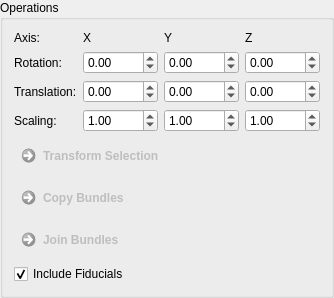
        <widget class="QGroupBox" name="groupBox_4">
         <property name="title">
          <string>Operations</string>
         </property>
         <layout class="QGridLayout" name="gridLayout_11">
          <item row="5" column="0">
           <widget class="QCommandLinkButton" name="m_JoinBundlesButton">
            <property name="enabled">
             <bool>false</bool>
            </property>
            <property name="text">
             <string>Join Bundles</string>
            </property>
            <property name="icon">
             <iconset resource="../../resources/QmitkDiffusionImaging.qrc">
              <normaloff>:/QmitkDiffusionImaging/general_icons/plus.ico</normaloff>:/QmitkDiffusionImaging/general_icons/plus.ico</iconset>
            </property>
           </widget>
          </item>
          <item row="2" column="0">
           <widget class="QFrame" name="frame_4">
            <property name="frameShape">
             <enum>QFrame::NoFrame</enum>
            </property>
            <property name="frameShadow">
             <enum>QFrame::Raised</enum>
            </property>
            <layout class="QGridLayout" name="gridLayout_12">
             <property name="leftMargin">
              <number>0</number>
             </property>
             <property name="topMargin">
              <number>0</number>
             </property>
             <property name="rightMargin">
              <number>0</number>
             </property>
             <property name="bottomMargin">
              <number>0</number>
             </property>
             <item row="1" column="2">
              <widget class="QLabel" name="m_TensorsToDWIBValueLabel_18">
               <property name="toolTip">
                <string/>
               </property>
               <property name="statusTip">
                <string/>
               </property>
               <property name="whatsThis">
                <string/>
               </property>
               <property name="text">
                <string>Y</string>
               </property>
               <property name="wordWrap">
                <bool>false</bool>
               </property>
              </widget>
             </item>
             <item row="2" column="1">
              <widget class="QDoubleSpinBox" name="m_XrotBox">
               <property name="toolTip">
                <string>Rotation angle (in degree) around x-axis.</string>
               </property>
               <property name="minimum">
                <double>-360.000000000000000</double>
               </property>
               <property name="maximum">
                <double>360.000000000000000</double>
               </property>
               <property name="singleStep">
                <double>0.100000000000000</double>
               </property>
              </widget>
             </item>
             <item row="1" column="0">
              <widget class="QLabel" name="m_TensorsToDWIBValueLabel_22">
               <property name="toolTip">
                <string/>
               </property>
               <property name="statusTip">
                <string/>
               </property>
               <property name="whatsThis">
                <string/>
               </property>
               <property name="text">
                <string>Axis:</string>
               </property>
               <property name="wordWrap">
                <bool>false</bool>
               </property>
              </widget>
             </item>
             <item row="2" column="2">
              <widget class="QDoubleSpinBox" name="m_YrotBox">
               <property name="toolTip">
                <string>Rotation angle (in degree) around y-axis.</string>
               </property>
               <property name="minimum">
                <double>-360.000000000000000</double>
               </property>
               <property name="maximum">
                <double>360.000000000000000</double>
               </property>
               <property name="singleStep">
                <double>0.100000000000000</double>
               </property>
              </widget>
             </item>
             <item row="3" column="0">
              <widget class="QLabel" name="m_TensorsToDWIBValueLabel_21">
               <property name="toolTip">
                <string/>
               </property>
               <property name="statusTip">
                <string/>
               </property>
               <property name="whatsThis">
                <string/>
               </property>
               <property name="text">
                <string>Translation:</string>
               </property>
               <property name="wordWrap">
                <bool>false</bool>
               </property>
              </widget>
             </item>
             <item row="3" column="3">
              <widget class="QDoubleSpinBox" name="m_ZtransBox">
               <property name="toolTip">
                <string>Translation (in mm) in direction of the z-axis.</string>
               </property>
               <property name="minimum">
                <double>-1000.000000000000000</double>
               </property>
               <property name="maximum">
                <double>1000.000000000000000</double>
               </property>
               <property name="singleStep">
                <double>0.100000000000000</double>
               </property>
              </widget>
             </item>
             <item row="3" column="2">
              <widget class="QDoubleSpinBox" name="m_YtransBox">
               <property name="toolTip">
                <string>Translation (in mm) in direction of the y-axis.</string>
               </property>
               <property name="minimum">
                <double>-1000.000000000000000</double>
               </property>
               <property name="maximum">
                <double>1000.000000000000000</double>
               </property>
               <property name="singleStep">
                <double>0.100000000000000</double>
               </property>
              </widget>
             </item>
             <item row="1" column="1">
              <widget class="QLabel" name="m_TensorsToDWIBValueLabel_17">
               <property name="toolTip">
                <string/>
               </property>
               <property name="statusTip">
                <string/>
               </property>
               <property name="whatsThis">
                <string/>
               </property>
               <property name="text">
                <string>X</string>
               </property>
               <property name="wordWrap">
                <bool>false</bool>
               </property>
              </widget>
             </item>
             <item row="2" column="0">
              <widget class="QLabel" name="m_TensorsToDWIBValueLabel_20">
               <property name="toolTip">
                <string/>
               </property>
               <property name="statusTip">
                <string/>
               </property>
               <property name="whatsThis">
                <string/>
               </property>
               <property name="text">
                <string>Rotation:</string>
               </property>
               <property name="wordWrap">
                <bool>false</bool>
               </property>
              </widget>
             </item>
             <item row="1" column="3">
              <widget class="QLabel" name="m_TensorsToDWIBValueLabel_19">
               <property name="toolTip">
                <string/>
               </property>
               <property name="statusTip">
                <string/>
               </property>
               <property name="whatsThis">
                <string/>
               </property>
               <property name="text">
                <string>Z</string>
               </property>
               <property name="wordWrap">
                <bool>false</bool>
               </property>
              </widget>
             </item>
             <item row="2" column="3">
              <widget class="QDoubleSpinBox" name="m_ZrotBox">
               <property name="toolTip">
                <string>Rotation angle (in degree) around z-axis.</string>
               </property>
               <property name="minimum">
                <double>-360.000000000000000</double>
               </property>
               <property name="maximum">
                <double>360.000000000000000</double>
               </property>
               <property name="singleStep">
                <double>0.100000000000000</double>
               </property>
              </widget>
             </item>
             <item row="3" column="1">
              <widget class="QDoubleSpinBox" name="m_XtransBox">
               <property name="toolTip">
                <string>Translation (in mm) in direction of the x-axis.</string>
               </property>
               <property name="minimum">
                <double>-1000.000000000000000</double>
               </property>
               <property name="maximum">
                <double>1000.000000000000000</double>
               </property>
               <property name="singleStep">
                <double>0.100000000000000</double>
               </property>
              </widget>
             </item>
             <item row="4" column="0">
              <widget class="QLabel" name="m_TensorsToDWIBValueLabel_24">
               <property name="toolTip">
                <string/>
               </property>
               <property name="statusTip">
                <string/>
               </property>
               <property name="whatsThis">
                <string/>
               </property>
               <property name="text">
                <string>Scaling:</string>
               </property>
               <property name="wordWrap">
                <bool>false</bool>
               </property>
              </widget>
             </item>
             <item row="4" column="1">
              <widget class="QDoubleSpinBox" name="m_XscaleBox">
               <property name="toolTip">
                <string>Scaling factor for selected fiber bundle along the x-axis.</string>
               </property>
               <property name="minimum">
                <double>0.010000000000000</double>
               </property>
               <property name="maximum">
                <double>10.000000000000000</double>
               </property>
               <property name="singleStep">
                <double>0.010000000000000</double>
               </property>
               <property name="value">
                <double>1.000000000000000</double>
               </property>
              </widget>
             </item>
             <item row="4" column="2">
              <widget class="QDoubleSpinBox" name="m_YscaleBox">
               <property name="toolTip">
                <string>Scaling factor for selected fiber bundle along the y-axis.</string>
               </property>
               <property name="minimum">
                <double>0.010000000000000</double>
               </property>
               <property name="maximum">
                <double>10.000000000000000</double>
               </property>
               <property name="singleStep">
                <double>0.010000000000000</double>
               </property>
               <property name="value">
                <double>1.000000000000000</double>
               </property>
              </widget>
             </item>
             <item row="4" column="3">
              <widget class="QDoubleSpinBox" name="m_ZscaleBox">
               <property name="toolTip">
                <string>Scaling factor for selected fiber bundle along the z-axis.</string>
               </property>
               <property name="minimum">
                <double>0.010000000000000</double>
               </property>
               <property name="maximum">
                <double>10.000000000000000</double>
               </property>
               <property name="singleStep">
                <double>0.010000000000000</double>
               </property>
               <property name="value">
                <double>1.000000000000000</double>
               </property>
              </widget>
             </item>
            </layout>
           </widget>
          </item>
          <item row="4" column="0">
           <widget class="QCommandLinkButton" name="m_CopyBundlesButton">
            <property name="enabled">
             <bool>false</bool>
            </property>
            <property name="text">
             <string>Copy Bundles</string>
            </property>
            <property name="icon">
             <iconset resource="../../resources/QmitkDiffusionImaging.qrc">
              <normaloff>:/QmitkDiffusionImaging/general_icons/copy2.ico</normaloff>:/QmitkDiffusionImaging/general_icons/copy2.ico</iconset>
            </property>
           </widget>
          </item>
          <item row="3" column="0">
           <widget class="QCommandLinkButton" name="m_TransformBundlesButton">
            <property name="enabled">
             <bool>false</bool>
            </property>
            <property name="text">
             <string>Transform Selection</string>
            </property>
            <property name="icon">
             <iconset resource="../../resources/QmitkDiffusionImaging.qrc">
              <normaloff>:/QmitkDiffusionImaging/general_icons/refresh.ico</normaloff>:/QmitkDiffusionImaging/general_icons/refresh.ico</iconset>
            </property>
           </widget>
          </item>
          <item row="6" column="0">
           <widget class="QCheckBox" name="m_IncludeFiducials">
            <property name="toolTip">
             <string>If checked, the fiducials belonging to the modified bundle are also modified.</string>
            </property>
            <property name="text">
             <string>Include Fiducials</string>
            </property>
            <property name="checked">
             <bool>true</bool>
            </property>
           </widget>
          </item>
         </layout>
        </widget>
